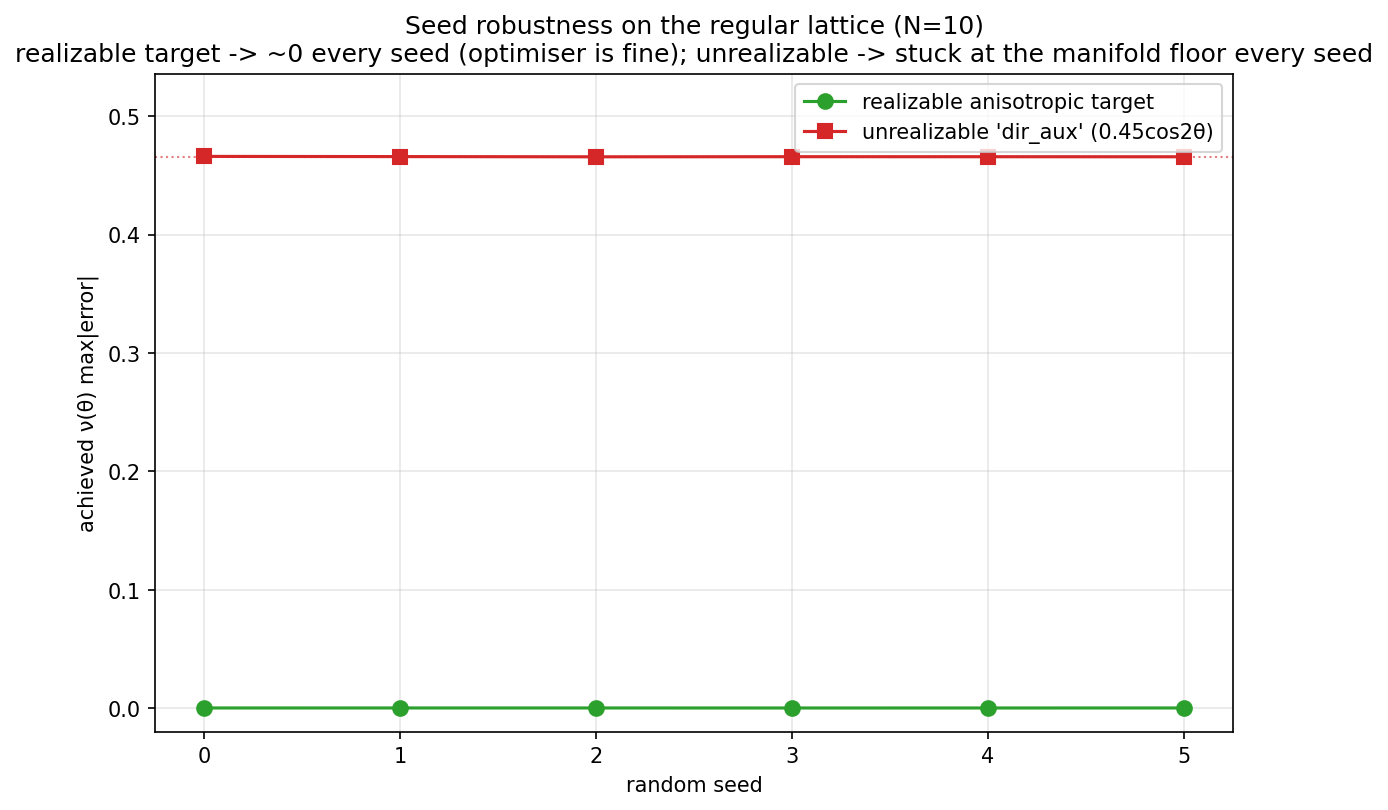

Reproduce this figure in Python.
"""
Diagnostic: does the inverse OPTIMISER fail on anisotropy targets, or is the target unreachable?

On the regular lattice, inverse-design two ν(θ) targets from several random seeds:
  (A) a REALIZABLE anisotropic profile — the ν(θ) of an actual directional k-field
      k = 1 + 0.8·cos(2·φ_bond), so it is guaranteed to be in the achievable set;
  (B) the UNREALIZABLE 'dir_aux' = 0.45·cos(2θ) target (off the ν(θ) manifold).

If the optimiser were the problem, errors would scatter across seeds. Result: (A) recovers to ~0 for
every seed (the optimiser reaches strong anisotropy when it is achievable), while (B) sticks at the
best-PD-tensor floor (~0.47) for every seed — so the 'failure' is the target's realizability, not
the optimiser or the seed. (See realizable_manifold.py for the tensor-level floor.)

Saves: seed_robustness.csv (seed, realizable_err, unrealizable_err) and seed_robustness.png.
"""
import os, sys
import numpy as np
import torch
import matplotlib
matplotlib.use('Agg')
import matplotlib.pyplot as plt

HERE = os.path.dirname(os.path.abspath(__file__))
sys.path.insert(0, os.path.join(HERE, '..', '..', '..'))          # Phase 3/
sys.path.insert(0, os.path.join(HERE, '..', '..'))                # Phase 3/verifications/
import _common as C
from inverse_design import Objective, optimize, validate, c6_to_nu_theta, ANG
torch.set_default_dtype(torch.float64)

N, NSEED, NITER = 10, 6, 110


def main():
    prob, geo = C.make_case('regular', N)
    R = geo['bond_R']; ang = np.arctan2(R[:, 1], R[:, 0])
    k_true = torch.as_tensor(1.0 + 0.8 * np.cos(2 * ang))         # an actual directional k-field
    C6A = prob.region_tensor(prob.forward(k_true)['per_triangle'], None).detach()
    targetA = c6_to_nu_theta(C6A, ANG).numpy()                    # REALIZABLE anisotropic profile
    dir_aux = 0.45 * np.cos(2 * ANG)                             # UNREALIZABLE target
    print(f"realizable targetA nu span {np.ptp(targetA):.2f}; dir_aux span {np.ptp(dir_aux):.2f}", flush=True)

    nd = os.path.join(HERE, 'networks'); os.makedirs(nd, exist_ok=True)
    rows = []; eA, eB = [], []
    for seed in range(NSEED):
        rA = optimize(prob, [Objective('nu_theta', targetA)], mode='k', n_iter=NITER, reg=1e-4,
                      seed=seed, verbose=False)
        a = validate(prob, rA['k'], None, [Objective('nu_theta', targetA)])[0]['err']
        rB = optimize(prob, [Objective('nu_theta', dir_aux)], mode='k', n_iter=NITER, reg=1e-4,
                      seed=seed, verbose=False)
        b = validate(prob, rB['k'], None, [Objective('nu_theta', dir_aux)])[0]['err']
        C.save_network(os.path.join(nd, f'seed{seed}_realizable.npz'), geo, rA['k'], None,
                       target='realizable_anisotropic', seed=seed, N=N, maxerr=float(a))
        C.save_network(os.path.join(nd, f'seed{seed}_dir_aux.npz'), geo, rB['k'], None,
                       target='dir_aux_unrealizable', seed=seed, N=N, maxerr=float(b))
        eA.append(a); eB.append(b); rows.append((seed, f'{a:.4f}', f'{b:.4f}'))
        print(f"  seed {seed} | realizable maxerr={a:.4f} | dir_aux maxerr={b:.4f}", flush=True)

    C.write_csv(os.path.join(HERE, 'seed_robustness.csv'),
                ['seed', 'realizable_maxerr', 'unrealizable_dir_aux_maxerr'], rows)

    fig, ax = plt.subplots(figsize=(8, 5.5))
    s = np.arange(NSEED)
    ax.plot(s, eA, 'o-', color='#2ca02c', ms=7, label='realizable anisotropic target')
    ax.plot(s, eB, 's-', color='#d62728', ms=7, label="unrealizable 'dir_aux' (0.45cos2θ)")
    ax.axhline(np.mean(eB), color='#d62728', ls=':', lw=1, alpha=0.6)
    ax.set_xlabel('random seed'); ax.set_ylabel('achieved ν(θ) max|error|')
    ax.set_ylim(-0.02, max(eB) * 1.15)
    ax.set_title(f'Seed robustness on the regular lattice (N={N})\n'
                 'realizable target -> ~0 every seed (optimiser is fine); '
                 'unrealizable -> stuck at the manifold floor every seed')
    ax.grid(alpha=0.3); ax.legend()
    plt.tight_layout()
    plt.savefig(os.path.join(HERE, 'seed_robustness.png'), dpi=150, bbox_inches='tight')
    plt.close(); print('saved seed_robustness.{csv,png}')


if __name__ == '__main__':
    main()
